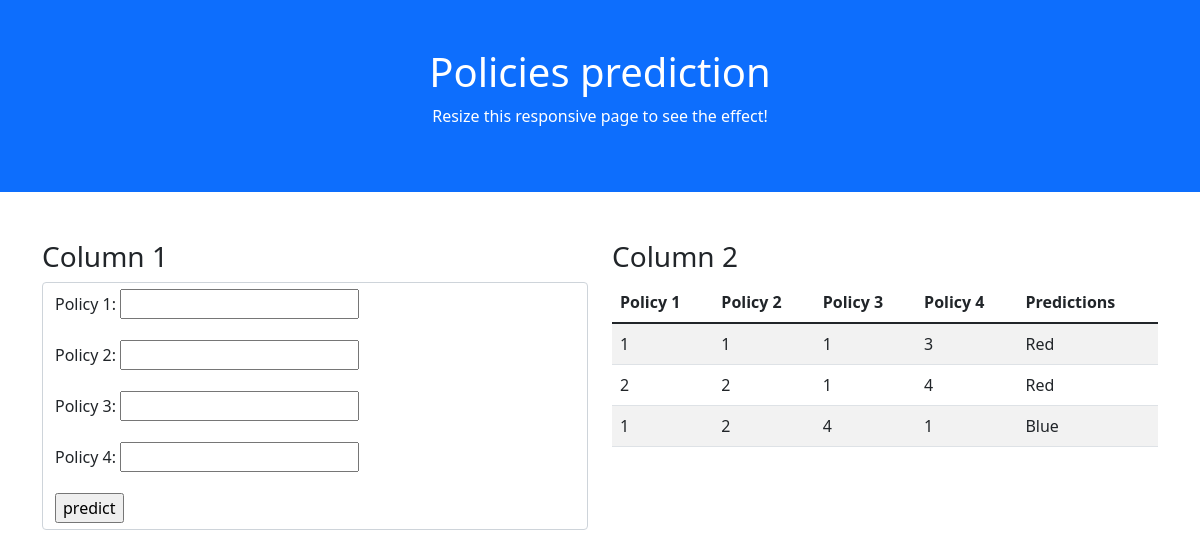
The page /prediction/ on the database as committed earlier.
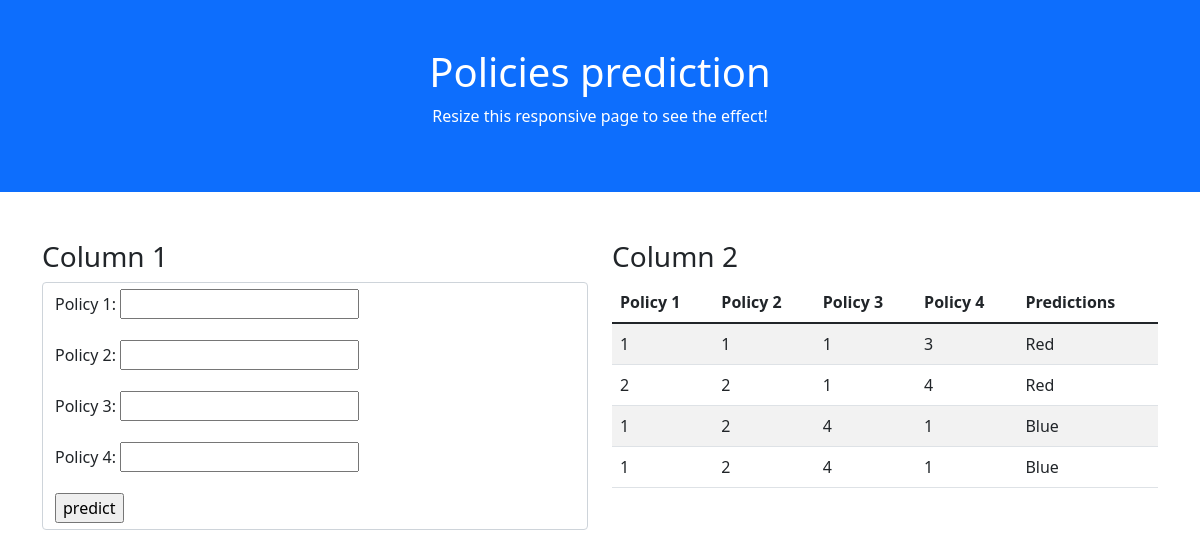
The same page on the database as committed later.
### model_app/models.py (models this page shows)
class Leaf(models.Model):
    sepal_length = models.IntegerField()
    sepal_width  = models.IntegerField()
    petal_length = models.IntegerField()
    petal_width  = models.IntegerField()
    predictions  = models.CharField(max_length=256,default=None,null=True)

### model_app/views.py (the view, shortened to what this page needs)
# urls.py: path('',views.predictor,name="prediction"),
def predictor(request):
    data = Leaf.objects.order_by('id')
    form = forms.FormName()
    my_dict = {'data':data,'form':form}
    return render(request,'index.html',my_dict)

### model_app/forms.py
class FormName(forms.Form):
    sepal_length = forms.IntegerField()
    sepal_width  = forms.IntegerField()
    petal_length = forms.IntegerField()
    petal_width  = forms.IntegerField()
    predictions  = forms.CharField(max_length=256)

### templates/index.html (shortened to what this page needs)
<!DOCTYPE html>
<html lang="en">
<head>
  <link href="https://cdn.jsdelivr.net/npm/bootstrap@5.1.3/dist/css/bootstrap.min.css" rel="stylesheet">
</head>
<body>
<div class="container-fluid p-5 bg-primary text-white text-center">
  <h1>Policies prediction</h1>
  <p>Resize this responsive page to see the effect!</p>
</div>
<div class="container mt-5">
  <div class="row">
    <div class="col-sm-6">
      <h3>Column 1</h3>
      <form class='form-control' method='POST'>
          <div class="mb-3">
            <label for="sepal_length" class="form-label">Policy 1:</label>
            {{form.sepal_length}}
          </div>
          <div class="mb-3">
            <label for="sepal_width" class="form-label">Policy 2:</label>
            {{form.sepal_width}}
          </div>
          <div class="mb-3">
            <label for="petal_length" class="form-label">Policy 3:</label>
            {{form.petal_length}}
          </div>
          <div class="mb-3">
            <label for="petal_width" class="form-label">Policy 4:</label>
            {{form.petal_width}}
          </div>
          <input type="submit" value="predict"/>
      </form>
    </div>
    <div class="col-sm-6">
      <h3>Column 2</h3>
      <table class="table table-striped">
        <thead>
          <tr>
            <th>Policy 1</th>
            <th>Policy 2</th>
            <th>Policy 3</th>
            <th>Policy 4</th>
            <th> Predictions </th>
          </tr>
        </thead>
        <tbody>
          {% for data in data %}
          <tr>
            <td>{{data.sepal_length}}</td>
            <td>{{data.sepal_width}}</td>
            <td>{{data.petal_length}}</td>
            <td>{{data.petal_width}}</td>
            <td>{{data.predictions}}</td>
          </tr>
          {% endfor %}
        </tbody>
      </table>
    </div>
  </div>
</div>
</body>
</html>

Rows that differ between the two databases and show on the page:
added Leaf: sepal_length "1", sepal_width "2", petal_length "4", petal_width "1", predictions "Blue"
